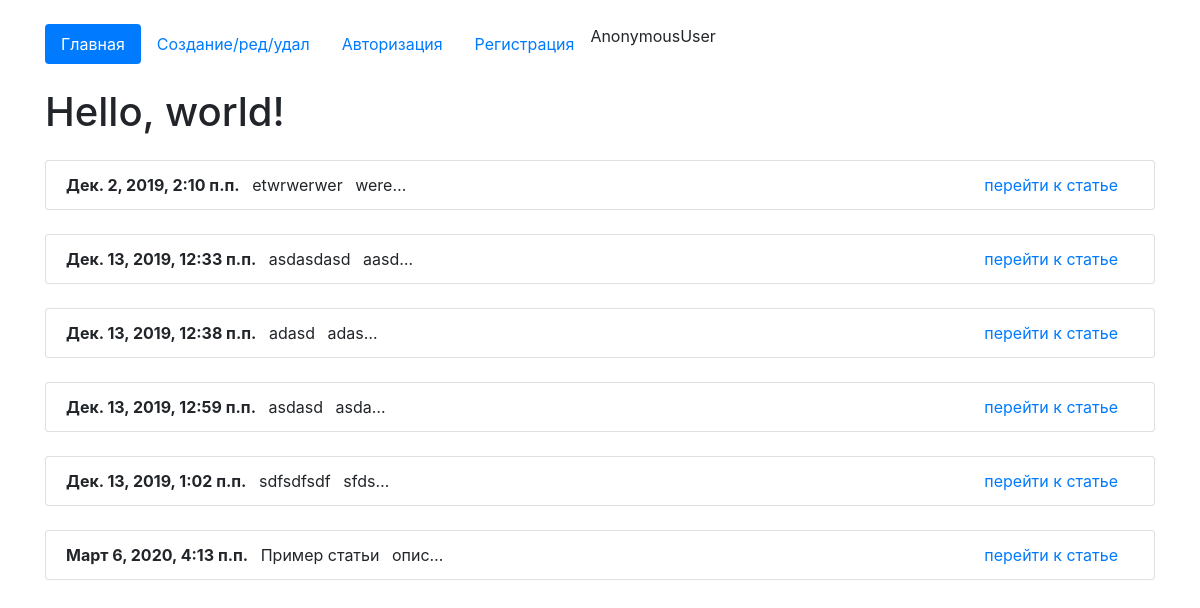
Before: / with the older database file.
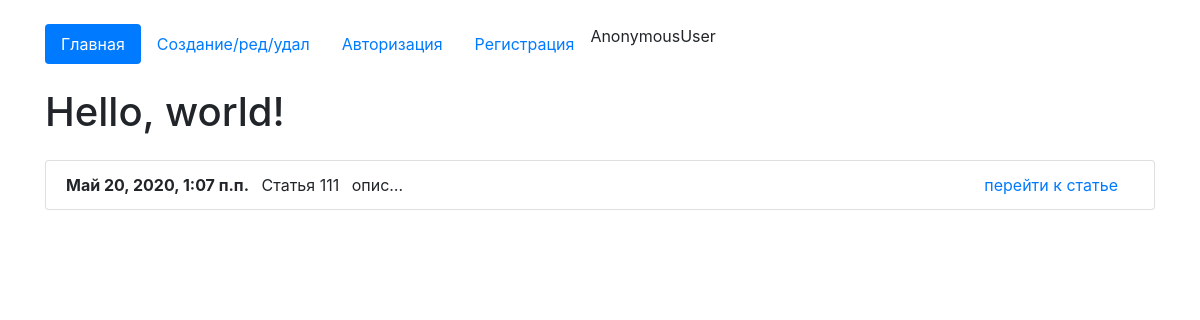
After: the same page with the newer database file.
### core/models.py (models this page shows, shortened)
class Articles(models.Model):
    author = models.ForeignKey(User, on_delete = models.CASCADE, verbose_name='Владелец статьи', blank = True, null = True )
    create_date = models.DateTimeField(auto_now=True)
    name = models.CharField(max_length=200, verbose_name='Название')
    text = models.TextField(verbose_name='Текст')
    class Meta:
        verbose_name='Статью'
        verbose_name_plural='Статьи'

### core/views.py (the view)
# urls.py: path('', views.HomeListView.as_view(), name='home'),
class HomeListView(ListView):
    model = Articles
    template_name = 'index.html'
    context_object_name = 'list_articles'

### core/templates/index.html (shortened to what this page needs)
<!doctype html>
<html lang="en">
  <head>
    <link rel="stylesheet" href="https://stackpath.bootstrapcdn.com/bootstrap/4.4.1/css/bootstrap.min.css">
  </head>
  <body>
      <div class="container mt-4">
          <ul class="nav nav-pills">
  <li class="nav-item">
      {% url 'home' as url_home %}
    <a class="nav-link {% if url_home == request.path %}active{% endif %}" href="{{url_home}}">Главная</a>
  </li>
  <li class="nav-item">
      {% url 'edit_page' as url_edit_page %}
    <a class="nav-link {% if url_edit_page == request.path %}active{% endif %}" href="{{url_edit_page}}">Создание/ред/удал</a>
  </li>
  {% if request.user.is_authenticated %}
      <li class="nav-item">
        {% url 'logout_page' as url_logout_page %}
    <a class="nav-link btn-danger ml-5" href="{{url_logout_page}}">Выйти</a>
  </li>
  {% else %}
    <li class="nav-item">
        {% url 'login_page' as url_login_page %}
    <a class="nav-link {% if url_login_page == request.path %}active{% endif %}" href="{{url_login_page}}">Авторизация</a>
  </li>
    <li class="nav-item">
        {% url 'register_page' as url_register_page %}
    <a class="nav-link {% if url_register_page == request.path %}active{% endif %}" href="{{url_register_page}}">Регистрация</a>
  </li>
  {% endif %}
{{request.user}}
</ul>
    {% block content %}
    <h1 class="mt-4">Hello, world!</h1>
{% for i in list_articles %}
                <ul class="list-group mt-4">
                <li class="list-group-item">
                    <b>{{i.create_date}}</b>
                <span class="m-2">{{i.name}}</span>
                <span>{{i.text|truncatechars:"5"}}</span>
                <span class="float-right mr-3"><a href="/detail/{{i.id}}">перейти к статье</a></span>
                </li>
                </ul>
{% endfor %}
{% endblock %}
</div>
  </body>
</html>

Changed rows visible on the page:
removed Articles: create_date "Дек. 2, 2019, 2:10 п.п.", name "etwrwerwer", text "were…"
removed Articles: create_date "Дек. 13, 2019, 12:33 п.п.", name "asdasdasd", text "aasd…"
removed Articles: create_date "Дек. 13, 2019, 12:38 п.п.", name "adasd", text "adas…"
removed Articles: create_date "Дек. 13, 2019, 12:59 п.п.", name "asdasd", text "asda…"
removed Articles: create_date "Дек. 13, 2019, 1:02 п.п.", name "sdfsdfsdf", text "sfds…"
removed Articles: create_date "Март 6, 2020, 4:13 п.п.", name "Пример статьи", text "опис…"
added Articles: create_date "Май 20, 2020, 1:07 п.п.", name "Статья 111", text "опис…"
